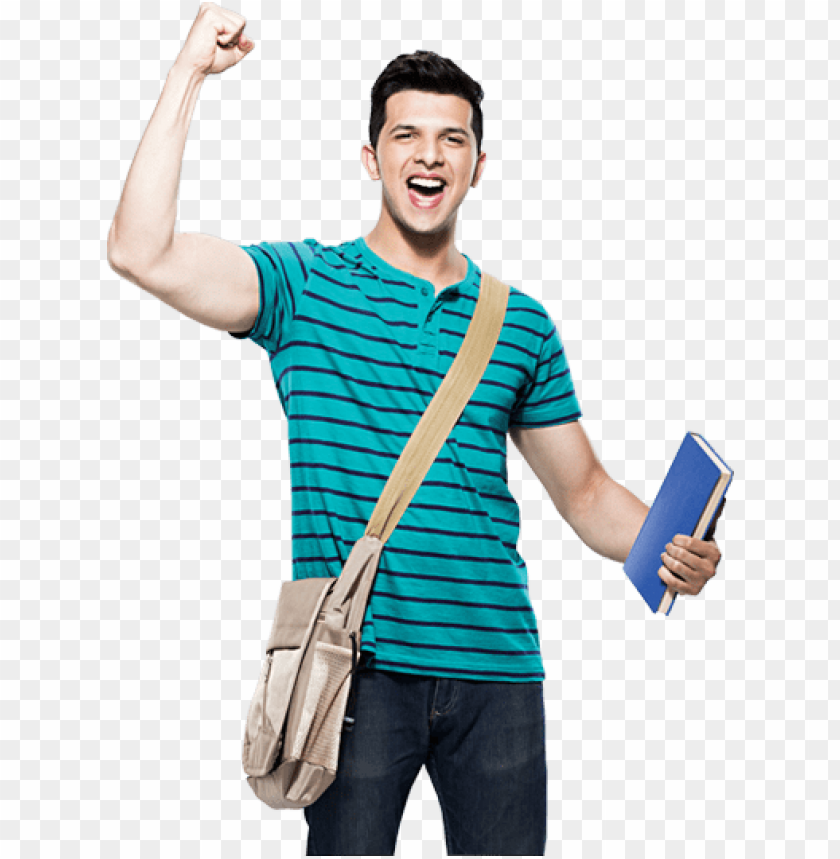
#> input picture Ressources/boydetection.png, 840 x 859 px, given in place of dogs.png, which was not available
$ python chapter1.py
#> lines starting #> are read from the running program, lines starting #| are printed output that depends on the picture; after the words box and inside, x2 and y2 are one past the last pixel; in counts of white or black regions, pixels touching at a corner belong together; pictures that were not available may be replaced by others from this repository, and a replacement may not be noted
import cv2
import numpy as np

#Upload Image
# img = cv2.imread("Ressources/computer.jpg")
# cv2.imshow("Output",img)
#cv2.waitKey(0)

kernel = np.ones((5,5),np.uint8)
img = cv2.imread("Ressources/dogs.png", cv2.IMREAD_UNCHANGED)
#> img is the input picture: shape (859, 840, 4); mean B, G, R, A 211.7, 210.7, 197.5, 255
imgGray = cv2.cvtColor(img,cv2.COLOR_BGR2GRAY) #image with Gray color
imgBlur = cv2.GaussianBlur(imgGray,(7,7),0) #image Blur
imgCanny = cv2.Canny(img,100,100)#image Canny
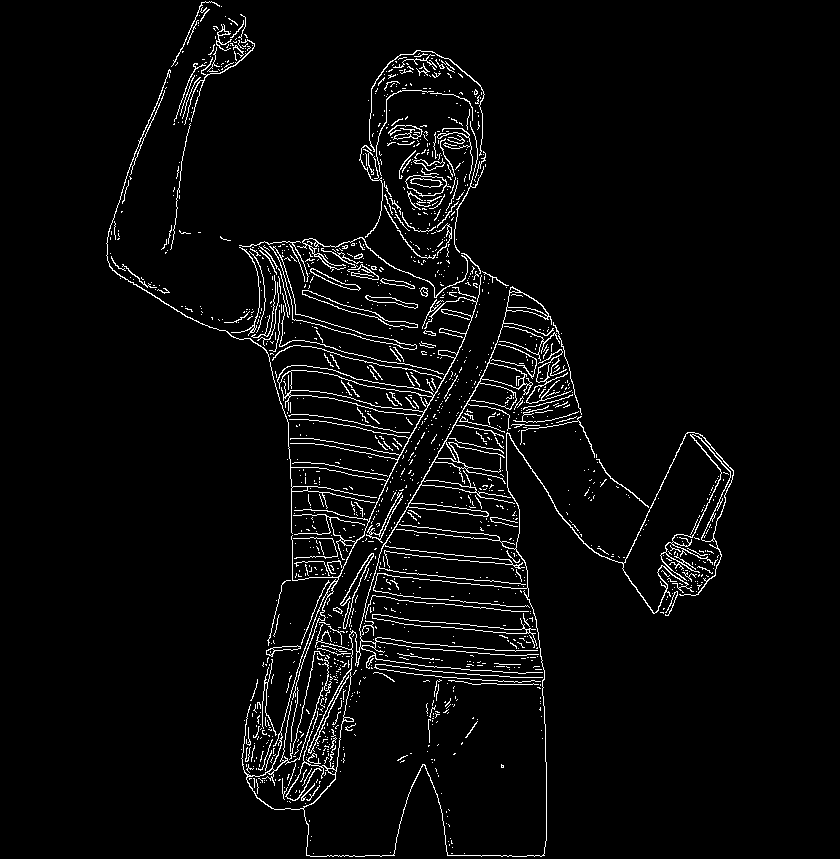
#> imgCanny: shape (859, 840); 3.9% white in thin lines or dots, all inside (x1, y1, x2, y2) = (106, 1, 734, 857)
imgDilate = cv2.dilate(imgCanny,kernel,iterations=1)#image Dilate
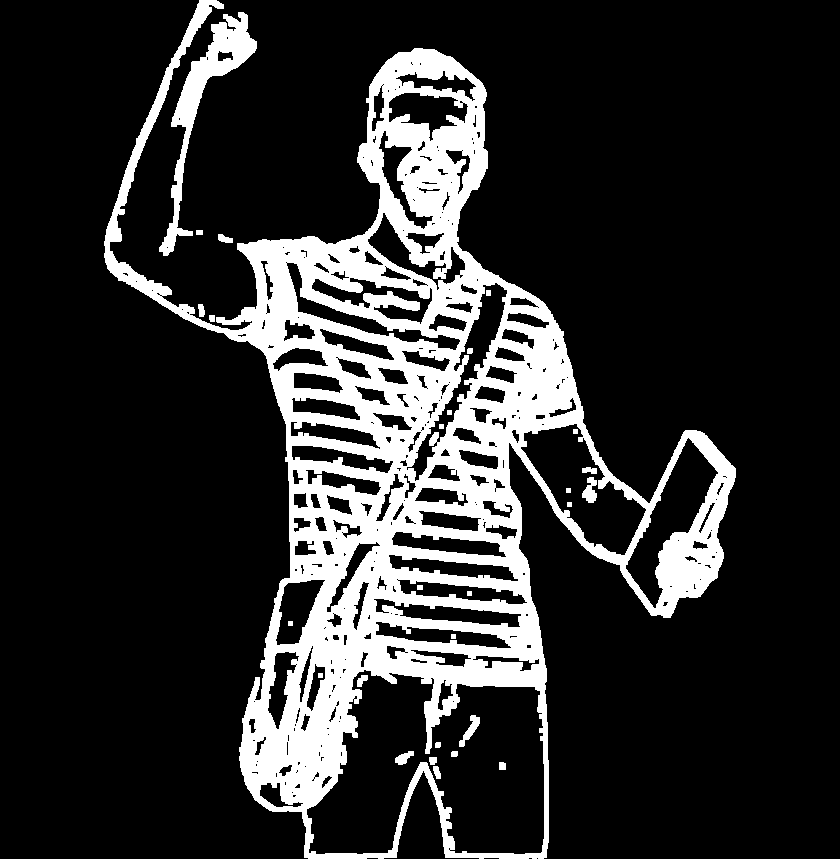
#> imgDilate: shape (859, 840); 17.9% white; 28 white regions, largest, box (x1, y1, x2, y2) and area: (104, 0, 736, 859) 122961, (159, 12, 257, 256) 4562, (582, 477, 597, 503) 246
imgEroded = cv2.erode(imgDilate,kernel,iterations=1)#image Dilate
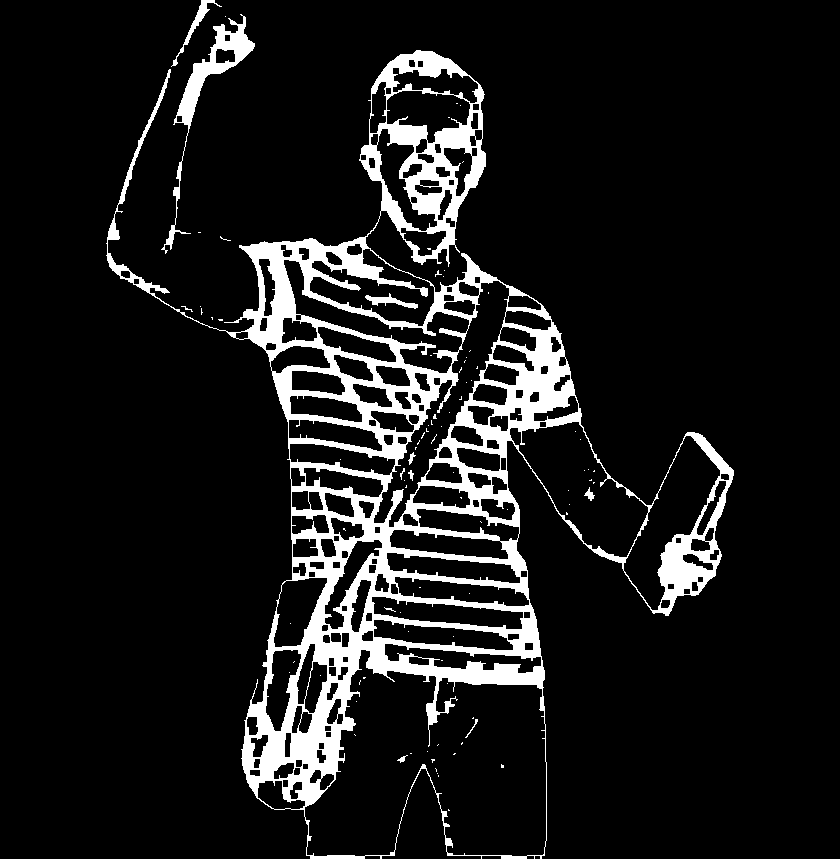
#> imgEroded: shape (859, 840); 10.2% white; 92 white regions (82 under 20 px), largest, box (x1, y1, x2, y2) and area: (106, 50, 734, 859) 69966, (161, 14, 255, 254) 2651, (171, 0, 222, 67) 388

scale_percent = 1000  # percent of original size
width = int(imgGray.shape[1] * scale_percent / 5000)
#> width = 168
height = int(imgGray.shape[0] * scale_percent / 5000)
#> height = 171
dim = (width, height)
#> dim = (168, 171)

# resize image
grayImage = cv2.resize(imgGray, dim, interpolation=cv2.INTER_AREA)
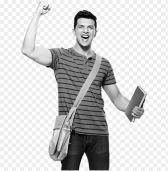
#> grayImage: shape (171, 168); min 3, max 254, mean 206.8
blurImage = cv2.resize(imgBlur, dim, interpolation=cv2.INTER_AREA)
cannyImage = cv2.resize(imgCanny, dim, interpolation=cv2.INTER_AREA)
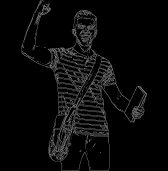
#> cannyImage: shape (171, 168); min 0, max 146, mean 9.8
dilateImage = cv2.resize(imgDilate, dim, interpolation=cv2.INTER_AREA)
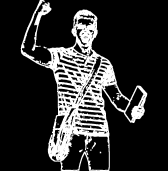
#> dilateImage: shape (171, 168); min 0, max 255, mean 45.6
erodedImage = cv2.resize(imgEroded, dim, interpolation=cv2.INTER_AREA)
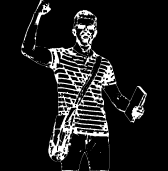
#> erodedImage: shape (171, 168); min 0, max 255, mean 26.1

cv2.imshow("Gray Image", grayImage)
cv2.imshow("Blur Image", blurImage)
cv2.imshow("Canny Image", cannyImage)
cv2.imshow("Dialte Image", dilateImage)
cv2.imshow("Eroded Image", erodedImage)
cv2.waitKey(0)

# [22 lines of commented-out code are left out]
